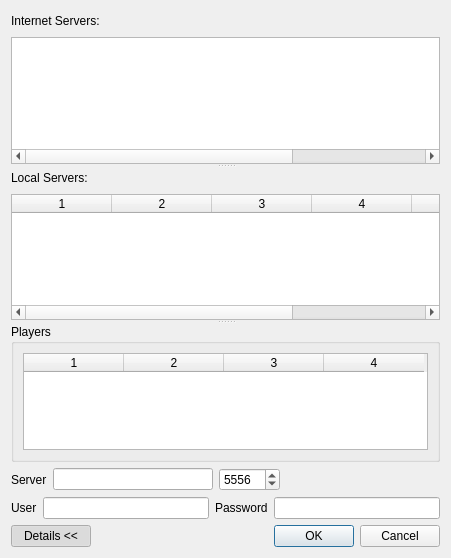
<?xml version="1.0" encoding="UTF-8"?>
<ui version="4.0">
 <class>NetworkDialog</class>
 <widget class="QDialog" name="NetworkDialog">
  <property name="windowModality">
   <enum>Qt::NonModal</enum>
  </property>
  <property name="geometry">
   <rect>
    <x>0</x>
    <y>0</y>
    <width>451</width>
    <height>558</height>
   </rect>
  </property>
  <property name="sizePolicy">
   <sizepolicy hsizetype="Preferred" vsizetype="Expanding">
    <horstretch>0</horstretch>
    <verstretch>0</verstretch>
   </sizepolicy>
  </property>
  <property name="windowTitle">
   <string>Dialog</string>
  </property>
  <property name="modal">
   <bool>true</bool>
  </property>
  <layout class="QVBoxLayout" name="verticalLayout_6">
   <property name="sizeConstraint">
    <enum>QLayout::SetMinimumSize</enum>
   </property>
   <item>
    <widget class="QSplitter" name="splitter">
     <property name="orientation">
      <enum>Qt::Vertical</enum>
     </property>
     <property name="childrenCollapsible">
      <bool>false</bool>
     </property>
     <widget class="QWidget" name="layoutWidget">
      <layout class="QVBoxLayout" name="verticalLayout">
       <property name="sizeConstraint">
        <enum>QLayout::SetMaximumSize</enum>
       </property>
       <item>
        <layout class="QHBoxLayout" name="horizontalLayout_4">
         <item>
          <widget class="QLabel" name="internetLabel">
           <property name="sizePolicy">
            <sizepolicy hsizetype="Preferred" vsizetype="Fixed">
             <horstretch>0</horstretch>
             <verstretch>0</verstretch>
            </sizepolicy>
           </property>
           <property name="text">
            <string>Internet Servers:</string>
           </property>
          </widget>
         </item>
         <item>
          <spacer name="horizontalSpacer_3">
           <property name="orientation">
            <enum>Qt::Horizontal</enum>
           </property>
           <property name="sizeHint" stdset="0">
            <size>
             <width>40</width>
             <height>20</height>
            </size>
           </property>
          </spacer>
         </item>
        </layout>
       </item>
       <item>
        <widget class="QTableWidget" name="internetTable">
         <property name="sizePolicy">
          <sizepolicy hsizetype="Expanding" vsizetype="Expanding">
           <horstretch>0</horstretch>
           <verstretch>0</verstretch>
          </sizepolicy>
         </property>
         <property name="minimumSize">
          <size>
           <width>0</width>
           <height>50</height>
          </size>
         </property>
         <property name="autoScroll">
          <bool>false</bool>
         </property>
         <property name="editTriggers">
          <set>QAbstractItemView::NoEditTriggers</set>
         </property>
         <property name="tabKeyNavigation">
          <bool>false</bool>
         </property>
         <property name="showDropIndicator" stdset="0">
          <bool>false</bool>
         </property>
         <property name="dragDropOverwriteMode">
          <bool>false</bool>
         </property>
         <property name="alternatingRowColors">
          <bool>true</bool>
         </property>
         <property name="selectionMode">
          <enum>QAbstractItemView::SingleSelection</enum>
         </property>
         <property name="selectionBehavior">
          <enum>QAbstractItemView::SelectRows</enum>
         </property>
         <property name="textElideMode">
          <enum>Qt::ElideRight</enum>
         </property>
         <property name="showGrid">
          <bool>false</bool>
         </property>
         <property name="wordWrap">
          <bool>false</bool>
         </property>
         <property name="cornerButtonEnabled">
          <bool>false</bool>
         </property>
         <property name="rowCount">
          <number>0</number>
         </property>
         <property name="columnCount">
          <number>6</number>
         </property>
         <attribute name="horizontalHeaderVisible">
          <bool>false</bool>
         </attribute>
         <attribute name="horizontalHeaderMinimumSectionSize">
          <number>40</number>
         </attribute>
         <attribute name="verticalHeaderVisible">
          <bool>false</bool>
         </attribute>
         <attribute name="verticalHeaderDefaultSectionSize">
          <number>24</number>
         </attribute>
         <attribute name="verticalHeaderMinimumSectionSize">
          <number>24</number>
         </attribute>
         <column/>
         <column/>
         <column/>
         <column/>
         <column/>
         <column/>
        </widget>
       </item>
      </layout>
     </widget>
     <widget class="QWidget" name="layoutWidget">
      <layout class="QVBoxLayout" name="verticalLayout_2">
       <property name="sizeConstraint">
        <enum>QLayout::SetMaximumSize</enum>
       </property>
       <item>
        <layout class="QHBoxLayout" name="horizontalLayout_5">
         <item>
          <widget class="QLabel" name="localLabel">
           <property name="sizePolicy">
            <sizepolicy hsizetype="Preferred" vsizetype="Fixed">
             <horstretch>0</horstretch>
             <verstretch>0</verstretch>
            </sizepolicy>
           </property>
           <property name="text">
            <string>Local Servers:</string>
           </property>
          </widget>
         </item>
         <item>
          <spacer name="horizontalSpacer_4">
           <property name="orientation">
            <enum>Qt::Horizontal</enum>
           </property>
           <property name="sizeHint" stdset="0">
            <size>
             <width>40</width>
             <height>20</height>
            </size>
           </property>
          </spacer>
         </item>
        </layout>
       </item>
       <item>
        <widget class="QTableWidget" name="localTable">
         <property name="sizePolicy">
          <sizepolicy hsizetype="Expanding" vsizetype="Expanding">
           <horstretch>0</horstretch>
           <verstretch>0</verstretch>
          </sizepolicy>
         </property>
         <property name="minimumSize">
          <size>
           <width>0</width>
           <height>50</height>
          </size>
         </property>
         <property name="autoScroll">
          <bool>false</bool>
         </property>
         <property name="editTriggers">
          <set>QAbstractItemView::NoEditTriggers</set>
         </property>
         <property name="tabKeyNavigation">
          <bool>false</bool>
         </property>
         <property name="showDropIndicator" stdset="0">
          <bool>false</bool>
         </property>
         <property name="dragDropOverwriteMode">
          <bool>false</bool>
         </property>
         <property name="alternatingRowColors">
          <bool>true</bool>
         </property>
         <property name="selectionMode">
          <enum>QAbstractItemView::SingleSelection</enum>
         </property>
         <property name="selectionBehavior">
          <enum>QAbstractItemView::SelectRows</enum>
         </property>
         <property name="showGrid">
          <bool>false</bool>
         </property>
         <property name="wordWrap">
          <bool>false</bool>
         </property>
         <property name="cornerButtonEnabled">
          <bool>false</bool>
         </property>
         <property name="columnCount">
          <number>6</number>
         </property>
         <attribute name="horizontalHeaderMinimumSectionSize">
          <number>40</number>
         </attribute>
         <attribute name="verticalHeaderVisible">
          <bool>false</bool>
         </attribute>
         <column/>
         <column/>
         <column/>
         <column/>
         <column/>
         <column/>
        </widget>
       </item>
      </layout>
     </widget>
     <widget class="QWidget" name="layoutWidget">
      <layout class="QVBoxLayout" name="verticalLayout_5">
       <property name="sizeConstraint">
        <enum>QLayout::SetMaximumSize</enum>
       </property>
       <item>
        <widget class="QGroupBox" name="playerBox">
         <property name="sizePolicy">
          <sizepolicy hsizetype="Preferred" vsizetype="Expanding">
           <horstretch>0</horstretch>
           <verstretch>0</verstretch>
          </sizepolicy>
         </property>
         <property name="title">
          <string>Players</string>
         </property>
         <layout class="QVBoxLayout" name="verticalLayout_3">
          <property name="sizeConstraint">
           <enum>QLayout::SetNoConstraint</enum>
          </property>
          <item>
           <widget class="QTableWidget" name="playerTable">
            <property name="sizePolicy">
             <sizepolicy hsizetype="Expanding" vsizetype="Expanding">
              <horstretch>0</horstretch>
              <verstretch>0</verstretch>
             </sizepolicy>
            </property>
            <property name="minimumSize">
             <size>
              <width>0</width>
              <height>50</height>
             </size>
            </property>
            <property name="autoScroll">
             <bool>false</bool>
            </property>
            <property name="editTriggers">
             <set>QAbstractItemView::NoEditTriggers</set>
            </property>
            <property name="tabKeyNavigation">
             <bool>false</bool>
            </property>
            <property name="showDropIndicator" stdset="0">
             <bool>false</bool>
            </property>
            <property name="dragDropOverwriteMode">
             <bool>false</bool>
            </property>
            <property name="alternatingRowColors">
             <bool>true</bool>
            </property>
            <property name="selectionMode">
             <enum>QAbstractItemView::NoSelection</enum>
            </property>
            <property name="showGrid">
             <bool>false</bool>
            </property>
            <property name="wordWrap">
             <bool>false</bool>
            </property>
            <property name="cornerButtonEnabled">
             <bool>false</bool>
            </property>
            <property name="columnCount">
             <number>4</number>
            </property>
            <attribute name="horizontalHeaderMinimumSectionSize">
             <number>40</number>
            </attribute>
            <attribute name="verticalHeaderVisible">
             <bool>false</bool>
            </attribute>
            <column/>
            <column/>
            <column/>
            <column/>
           </widget>
          </item>
         </layout>
        </widget>
       </item>
       <item>
        <layout class="QVBoxLayout" name="verticalLayout_4">
         <item>
          <layout class="QHBoxLayout" name="horizontalLayout">
           <item>
            <widget class="QLabel" name="serverLabel">
             <property name="text">
              <string>Server</string>
             </property>
            </widget>
           </item>
           <item>
            <widget class="QLineEdit" name="serverEdit"/>
           </item>
           <item>
            <widget class="QSpinBox" name="portSpin">
             <property name="minimum">
              <number>1000</number>
             </property>
             <property name="maximum">
              <number>65535</number>
             </property>
             <property name="value">
              <number>5556</number>
             </property>
            </widget>
           </item>
           <item>
            <spacer name="horizontalSpacer_2">
             <property name="orientation">
              <enum>Qt::Horizontal</enum>
             </property>
             <property name="sizeHint" stdset="0">
              <size>
               <width>40</width>
               <height>20</height>
              </size>
             </property>
            </spacer>
           </item>
          </layout>
         </item>
         <item>
          <layout class="QHBoxLayout" name="horizontalLayout_2">
           <item>
            <widget class="QLabel" name="userLabel">
             <property name="text">
              <string>User</string>
             </property>
            </widget>
           </item>
           <item>
            <widget class="QLineEdit" name="userEdit"/>
           </item>
           <item>
            <widget class="QLabel" name="passLabel">
             <property name="text">
              <string>Password</string>
             </property>
            </widget>
           </item>
           <item>
            <widget class="QLineEdit" name="passEdit"/>
           </item>
          </layout>
         </item>
         <item>
          <layout class="QHBoxLayout" name="horizontalLayout_3">
           <item>
            <widget class="QPushButton" name="detailsButton">
             <property name="sizePolicy">
              <sizepolicy hsizetype="Minimum" vsizetype="Fixed">
               <horstretch>0</horstretch>
               <verstretch>0</verstretch>
              </sizepolicy>
             </property>
             <property name="text">
              <string>Details &lt;&lt;</string>
             </property>
             <property name="icon">
              <iconset theme="dialog-information">
               <normaloff>.</normaloff>.</iconset>
             </property>
             <property name="checkable">
              <bool>true</bool>
             </property>
             <property name="checked">
              <bool>true</bool>
             </property>
            </widget>
           </item>
           <item>
            <spacer name="horizontalSpacer">
             <property name="orientation">
              <enum>Qt::Horizontal</enum>
             </property>
             <property name="sizeHint" stdset="0">
              <size>
               <width>40</width>
               <height>20</height>
              </size>
             </property>
            </spacer>
           </item>
           <item>
            <widget class="QDialogButtonBox" name="buttonBox">
             <property name="sizePolicy">
              <sizepolicy hsizetype="Expanding" vsizetype="Fixed">
               <horstretch>0</horstretch>
               <verstretch>0</verstretch>
              </sizepolicy>
             </property>
             <property name="orientation">
              <enum>Qt::Horizontal</enum>
             </property>
             <property name="standardButtons">
              <set>QDialogButtonBox::Cancel|QDialogButtonBox::Ok</set>
             </property>
            </widget>
           </item>
          </layout>
         </item>
        </layout>
       </item>
      </layout>
     </widget>
    </widget>
   </item>
  </layout>
 </widget>
 <resources/>
 <connections>
  <connection>
   <sender>buttonBox</sender>
   <signal>accepted()</signal>
   <receiver>NetworkDialog</receiver>
   <slot>accept()</slot>
   <hints>
    <hint type="sourcelabel">
     <x>248</x>
     <y>254</y>
    </hint>
    <hint type="destinationlabel">
     <x>157</x>
     <y>274</y>
    </hint>
   </hints>
  </connection>
  <connection>
   <sender>buttonBox</sender>
   <signal>rejected()</signal>
   <receiver>NetworkDialog</receiver>
   <slot>reject()</slot>
   <hints>
    <hint type="sourcelabel">
     <x>316</x>
     <y>260</y>
    </hint>
    <hint type="destinationlabel">
     <x>286</x>
     <y>274</y>
    </hint>
   </hints>
  </connection>
  <connection>
   <sender>detailsButton</sender>
   <signal>toggled(bool)</signal>
   <receiver>playerBox</receiver>
   <slot>setVisible(bool)</slot>
   <hints>
    <hint type="sourcelabel">
     <x>56</x>
     <y>533</y>
    </hint>
    <hint type="destinationlabel">
     <x>228</x>
     <y>297</y>
    </hint>
   </hints>
  </connection>
 </connections>
</ui>
